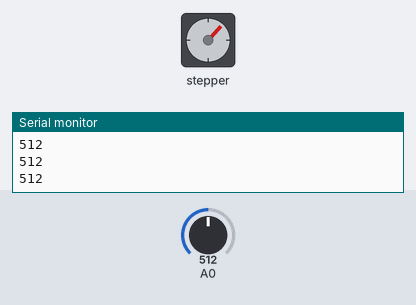
The sketch below on a simulated Arduino Uno, built with avr-gcc and run on an emulated ATmega328P. Shown: stepper motor, the last lines printed to the serial monitor. Inputs (shaded band) come from the test bench; at power-on: A0 = 512. Stepper angles assume 100 steps per turn.

Above: at 11.1 s.
11.2 s: A0 set to 716
At 11.65 s:
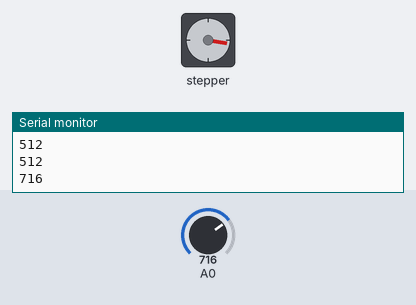
At 12.26 s:
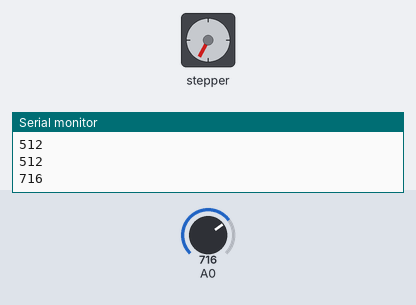
14.2 s: A0 set to 900
At 19.7 s:
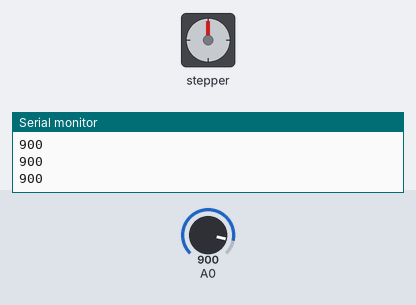
Timing chart, 0 to 21.2 s (numbered marks = the images above; inputs shaded):
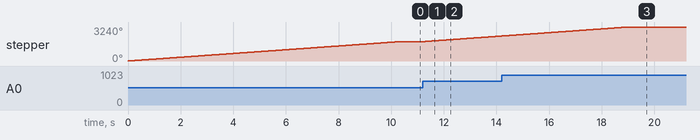

Measured:
- after the input at 11.2 s, stepper: keeps turning clockwise at about 180°/s, starting at once
- by itself, stepper: turns 1843° clockwise in 10.3 s

The sketch:

demo21_stepper_motor.ino
```cpp
#include <Stepper.h>

// change this to the number of steps on your motor.
#define STEPS 100

// create an instance of the stepper class. specifying
// the number of steps of the motor and the pins it's
// attached to.
Stepper stepper(STEPS, 8, 9, 10, 11);

// the previous reading from the analog input
int previous = 0;


void setup() {
	// set the speed of the motor to 30 RPMS
	stepper.setSpeed(30);
	// open serial port
	Serial.begin(9600);
}

void loop() {
	// get the sensor values
	int val = analogRead(0);

	// print val's value
	Serial.println(val);

	// move a number of steps equal to the change in the
	// sensor reading
	stepper.step(val - previous);

	// remember the previous value of the sensor
	previous = val;
}
```
